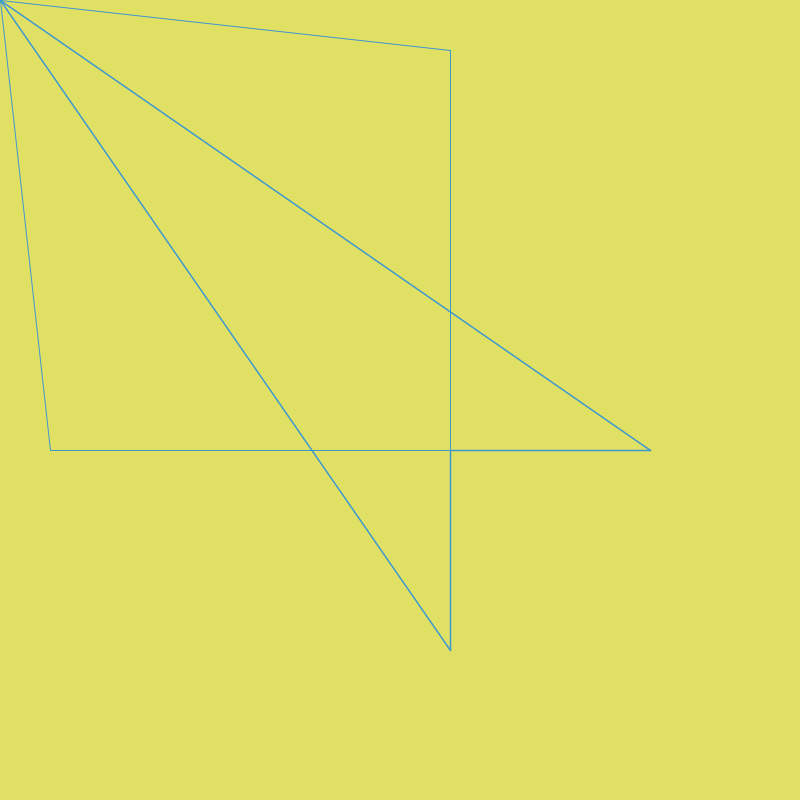
Frame 1 (no input)
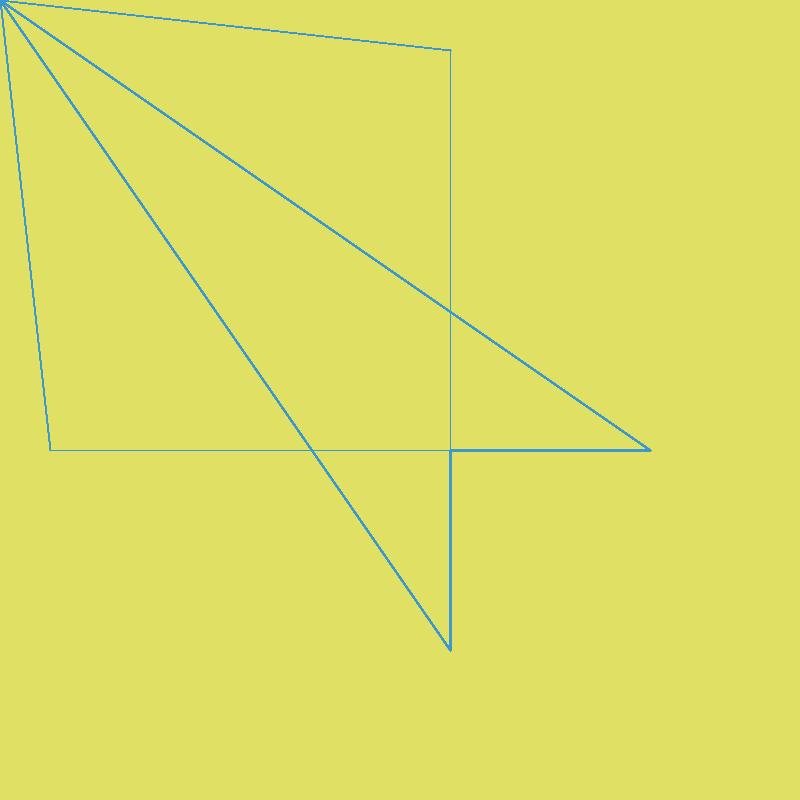
Frame 60 (the mouse pressed at the canvas centre just before this capture)
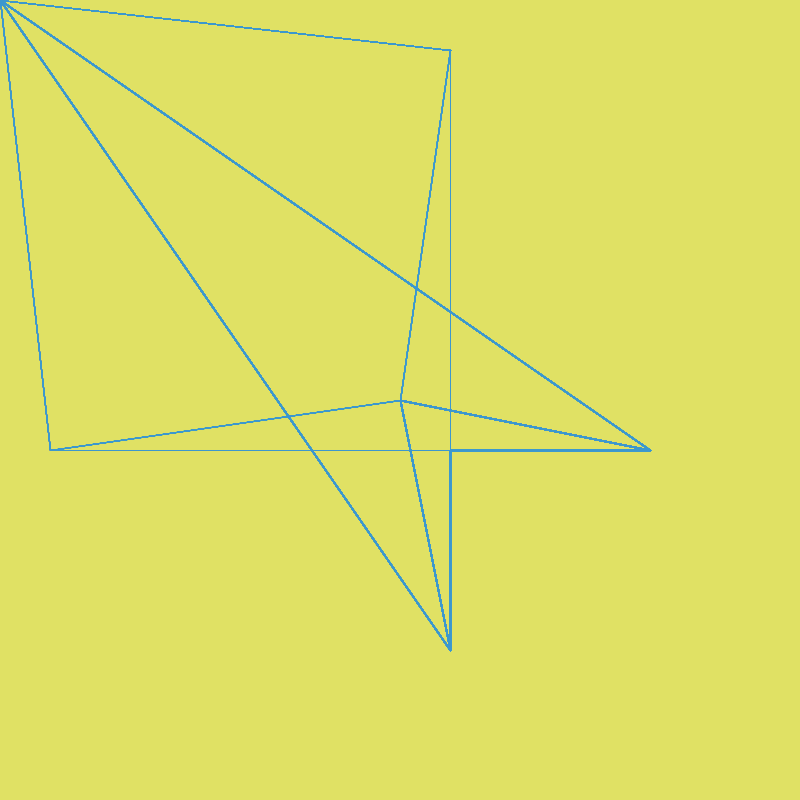
Frame 120 (the mouse held since frame 60 and released just before this capture)

The Processing sketch that drew these frames (run headless with seeded random() and noise(); from frame 60 on, the mouse is pressed at the canvas centre):

// Processing sketch: processing_27274
// ── processing_27274.pde

void setup () {
  size(800,800);
  background(224,225,100);
}

void draw () {
  
  stroke(60,151,206);
  strokeWeight(1);
  point(mouseX,mouseY);
  
  strokeWeight(1);
  line(mouseX,mouseY,450,50);
  
  strokeWeight(1);
  point(450,50);
  
  strokeWeight(1);
  line(450,50,450,450);
  
  strokeWeight(1);
  point(450,450);
  
  strokeWeight(1);
  line(450,450,50,450);
  
  strokeWeight(1);
  point(50,450);
  
  strokeWeight(1);
  line(50,450,mouseX,mouseY);

  

  
  strokeWeight(1.5);
  point(mouseX,mouseY);
  
  strokeWeight(1.5);
  line(mouseX,mouseY,450,650);
  
  strokeWeight(1.5);
  point(450,50);
  
  strokeWeight(1.5);
  line(450,650,450,450);
  
  strokeWeight(1.5);
  point(450,450);
  
  strokeWeight(1.5);
  line(450,450,650,450);
  
  strokeWeight(1.5);
  point(650,450);
  
  strokeWeight(1.5);
  line(650,450,mouseX,mouseY);
}
  
                
                
